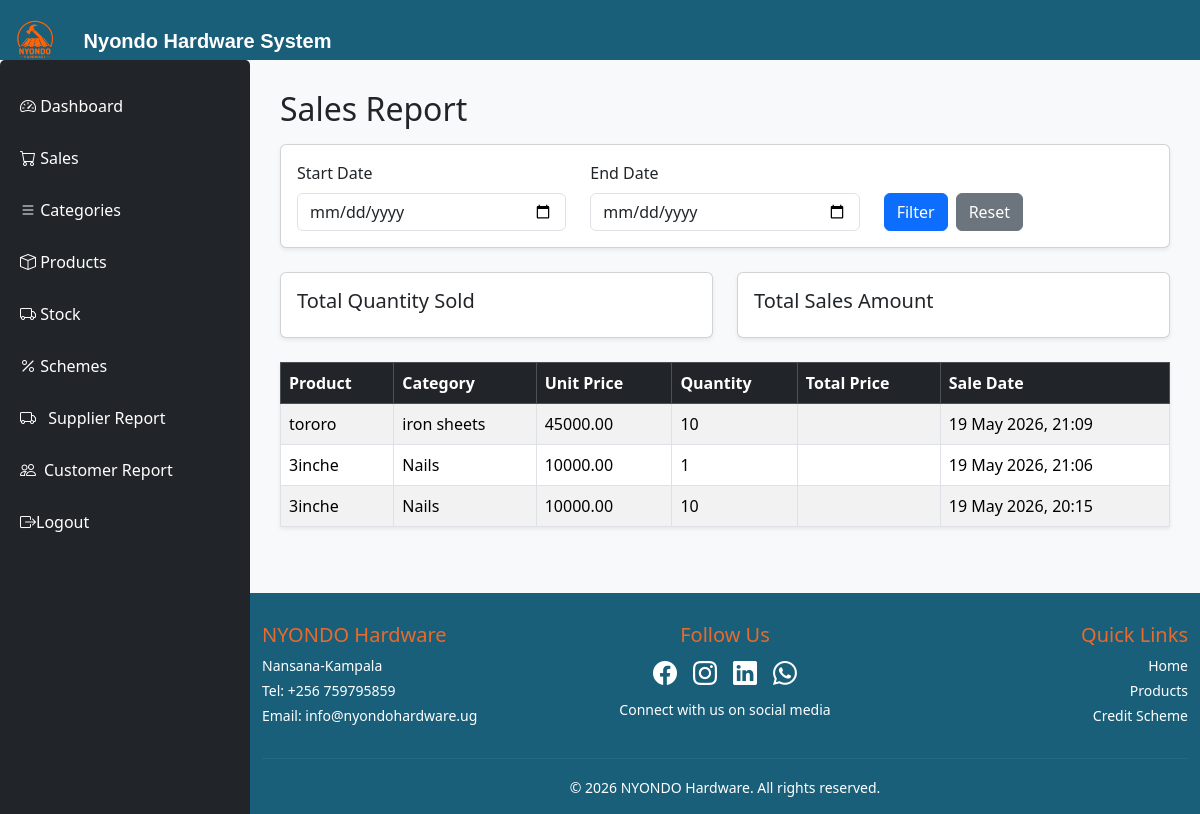
The page /saleapp/sales/report/ on the database its author committed.
### saleapp/models.py (models this page shows, shortened)
class Sales(models.Model):
    product_name = models.ForeignKey(Product, on_delete=models.CASCADE)
    quantity = models.PositiveIntegerField()
    distance = models.DecimalField(max_digits=10, decimal_places=2, default=0)
    transport = models.DecimalField(max_digits=10, decimal_places=2, default=0)
    transport_note = models.CharField(max_length=255, blank=True, null=True)
    total_amount = models.DecimalField(max_digits=10, decimal_places=2)
    sale_date = models.DateTimeField(auto_now_add=True)

class Product(models.Model):
    category_name = models.ForeignKey(Category, on_delete=models.CASCADE)
    product_name = models.CharField(max_length=100)
    cost_price = models.DecimalField(max_digits=10, decimal_places=2, default=0)
    unit_price = models.DecimalField(max_digits=10, decimal_places=2, default=0)
    description = models.TextField()

class Category(models.Model):
    category_name = models.CharField(max_length=100, unique=True)
    slug = models.SlugField(unique=True)

### saleapp/views.py (the view)
# urls.py: path("sales/report/", views.sales_report, name="sales_report"),
def sales_report(request):
    sales = Sales.objects.all().order_by('-sale_date')
    start = request.GET.get('start_date')
    end = request.GET.get('end_date')
    if start:
        sales = sales.filter(sale_date__date__gte=start)
    if end:
        sales = sales.filter(sale_date__date__lte=end)
    total = sales.aggregate(Sum('total_amount'))['total_amount__sum'] or 0
    total_qty = sales.aggregate(Sum('quantity'))['quantity__sum'] or 0
    return render(request, "sales_report.html", {
        'sales': sales,
        'total_amount': total,
        'total_quantity': total_qty,
        'start_date': start,
        'end_date': end
    })

### saleapp/templates/sales_report.html (shortened to what this page needs)
{% extends 'base.html' %}
{% block content %}
<h2 class="mb-3">Sales Report</h2>
<form method="GET" class="card card-body shadow-sm mb-4">
    <div class="row">
        <div class="col-md-4">
            <label class="form-label">Start Date</label>
            <input type="date" name="start_date" value="{{ start_date }}" class="form-control">
        </div>
        <div class="col-md-4">
            <label class="form-label">End Date</label>
            <input type="date" name="end_date" value="{{ end_date }}" class="form-control">
        </div>
        <div class="col-md-4 d-flex align-items-end">
            <button type="submit" class="btn btn-primary me-2">Filter</button>
            <a href="{% url 'sales_report' %}" class="btn btn-secondary">Reset</a>
        </div>
    </div>
</form>
<div class="row mb-4">
    <div class="col-md-6">
        <div class="card shadow-sm">
            <div class="card-body">
                <h5>Total Quantity Sold</h5>
            </div>
        </div>
    </div>
    <div class="col-md-6">
        <div class="card shadow-sm">
            <div class="card-body">
                <h5>Total Sales Amount</h5>
            </div>
        </div>
    </div>
</div>
<table class="table table-bordered table-striped shadow-sm">
    <thead class="table-dark">
        <tr>
            <th>Product</th>
            <th>Category</th>
            <th>Unit Price</th>
            <th>Quantity</th>
            <th>Total Price</th>
            <th>Sale Date</th>
        </tr>
    </thead>
    <tbody>
        {% for sale in sales %}
        <tr>
            <td>{{ sale.product_name.product_name }}</td>
            <td>{{ sale.product_name.category_name.category_name }}</td>
            <td>{{ sale.product_name.unit_price }}</td>
            <td>{{ sale.quantity }}</td>
            <td>{{ sale.total_price }}</td>
            <td>{{ sale.sale_date|date:"j F Y, H:i" }}</td>
        </tr>
        {% empty %}
        <tr>
            <td colspan="6" class="text-center">No sales found now.</td>
        </tr>
        {% endfor %}
    </tbody>
</table>
{% endblock %}

### saleapp/templates/base.html (style rules this page uses)
body { background-color: #f8f9fa; }

### rows shown on the page
Sales: product_name.product_name "tororo", product_name.category_name.category_name "iron sheets", product_name.unit_price "45000.00", quantity "10", sale_date "19 May 2026, 21:09"
Sales: product_name.product_name "3inche", product_name.category_name.category_name "Nails", product_name.unit_price "10000.00", quantity "1", sale_date "19 May 2026, 21:06"
Sales: product_name.product_name "3inche", product_name.category_name.category_name "Nails", product_name.unit_price "10000.00", quantity "10", sale_date "19 May 2026, 20:15"
